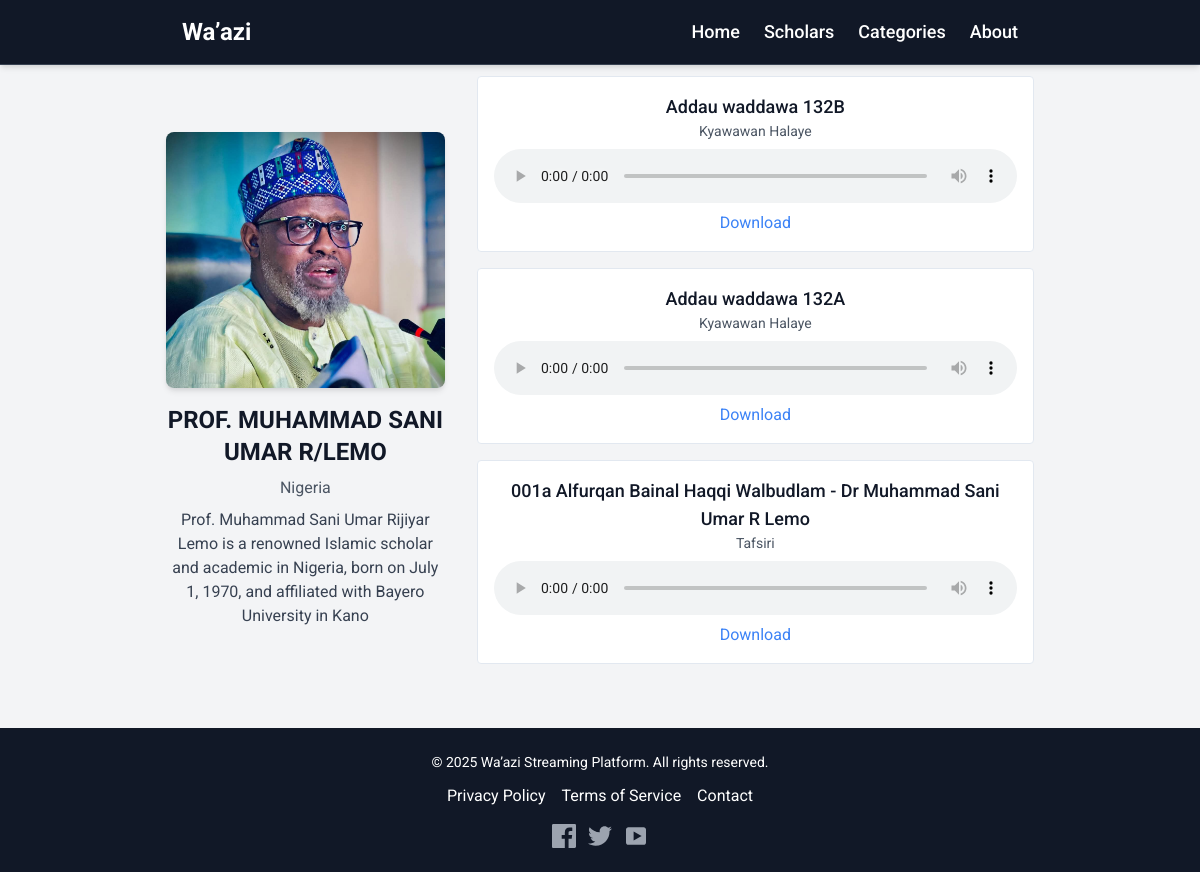
Screenshot of /scholar/3/ with the database file from the repository.
### waazi/models.py (models this page shows, shortened)
class Scholar(models.Model):
    name = models.CharField(max_length=255)
    bio = models.TextField(blank=True, null=True)
    image = models.ImageField(upload_to="scholars/", blank=True, null=True)
    country = models.CharField(max_length=100, blank=True, null=True)
    social_links = models.JSONField(blank=True, null=True)  # Store social media links
    created_at = models.DateTimeField(auto_now_add=True)
    class Meta:
        verbose_name_plural = "Scholars"  # Plural form

class Waazi(models.Model):
    title = models.CharField(max_length=255)
    scholar = models.ForeignKey(Scholar, on_delete=models.CASCADE)
    category = models.ForeignKey(Category, on_delete=models.SET_NULL, null=True)
    audio_file = models.FileField(upload_to="waazi_audio/")
    duration = models.DurationField(blank=True, null=True)  # Store length of audio
    description = models.TextField(blank=True, null=True)
    views = models.PositiveIntegerField(default=0)
    downloads = models.PositiveIntegerField(default=0)
    created_at = models.DateTimeField(auto_now_add=True)
    class Meta:
        verbose_name_plural = "Waazis"

class Category(models.Model):
    CATEGORY_CHOICES = (
        ("Tafsiri", "Tafsiri"),
        ("Fiqhu", "Fiqhu"),
        ("Aqida", "Aqida"),
        ("Tarihi", "Tarihi"),
        ("Hadisi", "Hadisi"),
        ("Sira", "Sira"),
        ("Kyawawan Halaye", "Kyawawan Halaye"),
        ("Karatun Alƙur'ani", "Karatun Alƙur'ani"),
        ("Fiqhun Shari'a", "Fiqhun Shari'a"),
        ("Ruhaniya", "Ruhaniya"),
    )
    class Meta:
        verbose_name_plural = "Categories"
    name = models.CharField(max_length=100, unique=True, choices=CATEGORY_CHOICES)

### waazi/views.py (the view)
# urls.py: path('scholar/<int:scholar_id>/', scholar_profile, name='scholar_profile'),
def scholar_profile(request, scholar_id):
    scholar = get_object_or_404(Scholar, id=scholar_id)
    waazis = scholar.waazi_set.all()
    return render(request, "waazi/reciter-profile.html", {"scholar": scholar, "waazis": waazis})

### waazi/templates/waazi/reciter-profile.html (shortened to what this page needs)
{% extends 'waazi/base.html' %}
{% load static %}
{% block content %}
  <div class="flex flex-col md:flex-row gap-8">
    <div class="md:w-1/3">
      <img src="{{ scholar.image.url|default:'/static/images/default-scholar.jpg' }}" alt="{{ scholar.name }}" class="w-full h-64 object-cover rounded-lg shadow-md mb-4" style="margin-top: 100px;">
      <h1 class="text-2xl font-bold mb-2 text-gray-900">{{ scholar.name }}</h1>
      <p class="text-gray-600 mb-2">{{ scholar.country|default:'' }}</p>
      <p class="text-gray-700">{{ scholar.bio|default:'No bio available.' }}</p>
    </div>
    <div class="md:w-2/3">
      <h2 class="text-xl font-semibold mb-4 text-gray-900">Wa’azi Collection</h2>
      <div class="space-y-4">
        {% for waaz in waazis %}
          <div class="waazi-item">
            <h3 class="text-lg font-medium text-gray-900">{{ waaz.title }}</h3>
            <p class="text-sm text-gray-600">{{ waaz.category.name|default:'Uncategorized' }}</p>
            <audio controls class="w-full my-2">
              <source src="{{ waaz.audio_file.url }}" type="audio/mpeg">
            </audio>
            <a href="/api/waazi/{{ waaz.id }}/download/" class="text-blue-500 hover:underline">Download</a>
          </div>
        {% empty %}
          <p class="text-gray-600">No wa’azi available.</p>
        {% endfor %}
      </div>
    </div>
  </div>
{% endblock %}

### static/css/styles.css (style rules this page uses)
body { font-family: 'Roboto', sans-serif; }
.waazi-item { background-color: #ffffff; border: 1px solid #e2e8f0; border-radius: 0.25rem; padding: 1rem; transition: transform 0.3s ease; opacity: 0; animation: slideIn 0.5s ease forwards; animation-delay: calc(0.1s * var(--index)); }

### rows the page displays
Scholar: image (picture), name "PROF. MUHAMMAD SANI UMAR R/LEMO", country "Nigeria", bio "Prof. Muhammad Sani Umar Rijiyar Lemo is a renowned Islamic scholar and academic in Nigeria, born on July 1, 1970, and affiliated with Bayero University in Kano"
Waazi: title "Addau waddawa 132B", category.name "Kyawawan Halaye"
Waazi: title "Addau waddawa 132A", category.name "Kyawawan Halaye"
Waazi: title "001a Alfurqan Bainal Haqqi Walbudlam - Dr Muhammad Sani Umar R Lemo", category.name "Tafsiri"
